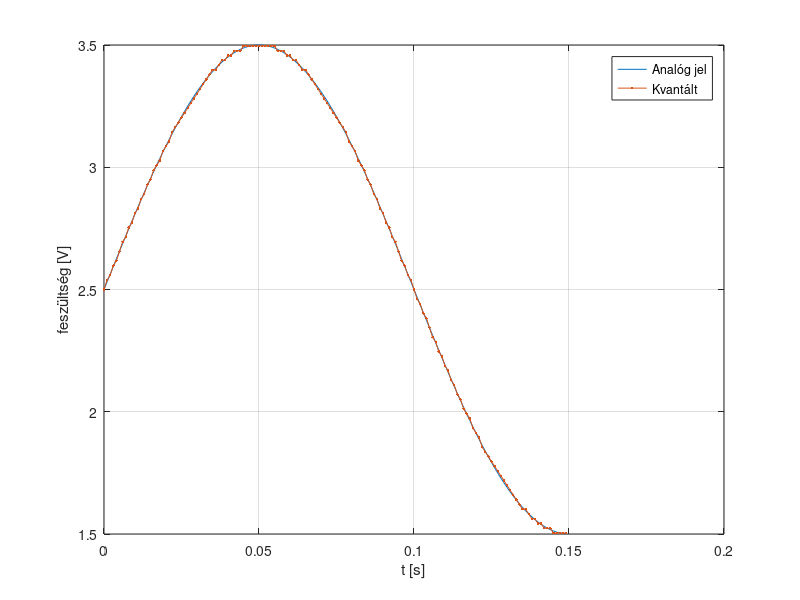

This figure's MATLAB source:
% Idealizált ADC kvantálási lépés és hibája.
clearvars;close all;clc;
bits=8;VFS=5;delta=VFS/2^bits;fs=1000;
t=(0:999)'/fs;
voltage=2.5+1*sin(2*pi*5*t);
codes=round(voltage/delta);
q=codes*delta;
errorQuant=q-voltage;
fprintf('%d bites %.1f V tartomány: Delta=%.6f V, elméleti uniform u=%.6f V\n',bits,VFS,delta,delta/sqrt(12));
fprintf('Numerikus kvantálási eltérések szórása %.6f V\n',std(errorQuant));
figure;plot(t(1:150),voltage(1:150),t(1:150),q(1:150),'.-');
grid on;legend('Analóg jel','Kvantált');xlabel('t [s]');ylabel('feszültség [V]');
